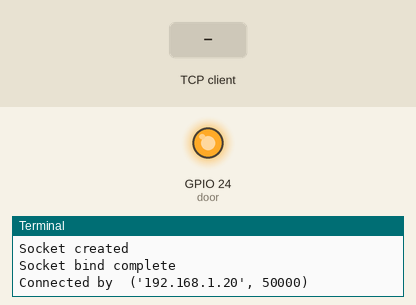
This program was run on a simulated Raspberry Pi (BCM pin numbers). On the bench: output pins drawn as LEDs (lit = HIGH), the last lines printed to the terminal. The inputs (shaded band) are chosen by the test bench. One TCP client connects 1 s after the port opens and stays connected.

Above: at 1.2 s.
1.3 s: the TCP client sends "left\n"
At 2.1 s:
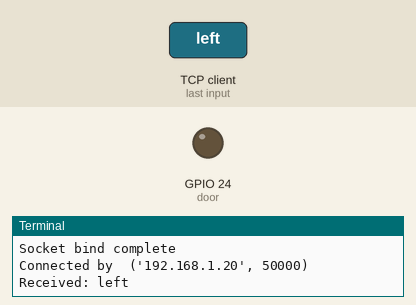
Timing chart, 0 to 4.3 s (numbered marks = the images above; inputs shaded):
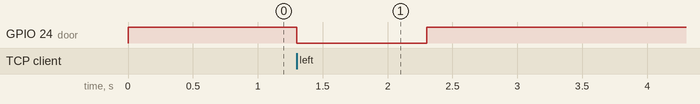

The program:

server.py
```python
import socket
import time
import RPi.GPIO as GPIO

GPIO.setwarnings(False)
GPIO.setmode(GPIO.BCM)
PIR_PIN = 17
GPIO.setup(PIR_PIN, GPIO.IN, pull_up_down = GPIO.PUD_DOWN)

door = 24
GPIO.setup(door, GPIO.OUT, initial = GPIO.HIGH)
input_prev=0

HOST = "0.0.0.0"
PORT = 3333
s = socket.socket(socket.AF_INET, socket.SOCK_STREAM)
print ('Socket created')
s.bind((HOST, PORT))
print ('Socket bind complete')
s.listen(1)

#파이 컨트롤 함수
def do_some_stuffs_with_input(input_string):
	#라즈베리파이를 컨트롤할 명령어 설정
    if input_string == "left":
        GPIO.output(door,GPIO.LOW)
        time.sleep(1)
        GPIO.output(door,GPIO.HIGH)
        #GPIO.cleanup(24)
        input_string = "open"


    else :
        input_string = input_string + " 없는 명령어 입니다."
    return input_string

while True:
	#접속 승인
    #s.listen(1)
    #print ('Socket now listening')
    conn, addr = s.accept()
    print("Connected by ", addr)

	#데이터 수신
    data = conn.recv(1024)
    data = data.decode("utf8").strip()
    if not data: break
    print("Received: " + data)

	#수신한 데이터로 파이를 컨트롤
    res = do_some_stuffs_with_input(data)
    print("Door :" + res)

	#클라이언트에게 답을 보냄
    conn.sendall(res.encode("utf-8"))
	#연결 닫기
    conn.close()
    #GPIO.cleanup(24)
    continue
s.close()
GPIO.close()
```

Measured:
- after the input at 1.3 s, GPIO 24 (door): HIGH → LOW at once, → HIGH 1.0 s later
